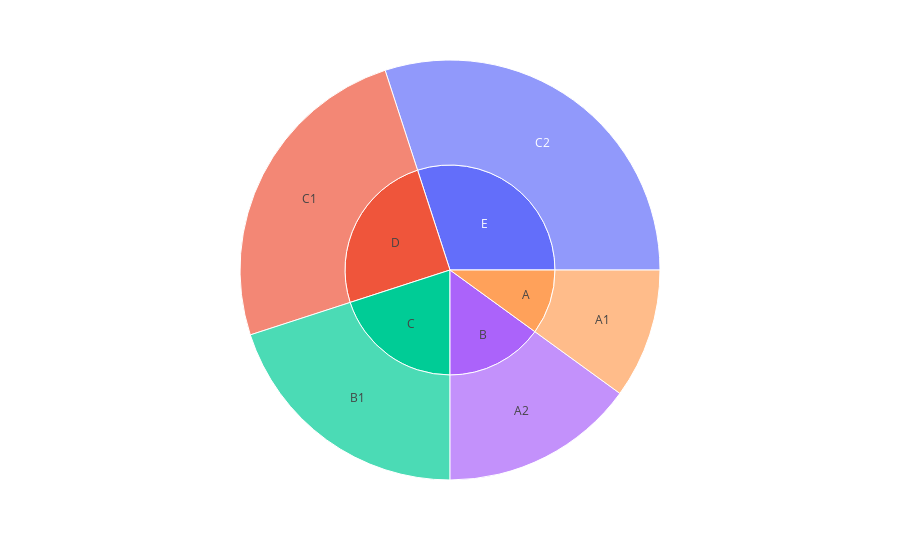

The notebook cell saved with this chart:
### Code cell
import plotly.express as px

# Example hierarchical data (replace with your PPMI dataset)
data = {
    'Category': ['A', 'B', 'C', 'D', 'E'],
    'Subcategory': ['A1', 'A2', 'B1', 'C1', 'C2'],
    'Value': [10, 15, 20, 25, 30]
}

df = pd.DataFrame(data)

# Create a sunburst plot
fig = px.sunburst(df, path=['Category', 'Subcategory'], values='Value')

# Show the plot
fig.show()

### Figure 1 — Plotly figure (JSON) as saved in the notebook; plotly's stock layout.template omitted (floating-point values rounded to 4 significant figures)
{"data": [{"branchvalues": "total", "domain": {"x": [0, 1], "y": [0, 1]}, "hovertemplate": "labels=%{label}<br>Value=%{value}<br>parent=%{parent}<br>id=%{id}<extra></extra>", "ids": ["A/A1", "B/A2", "C/B1", "D/C1", "E/C2", "A", "B", "C", "D", "E"], "labels": ["A1", "A2", "B1", "C1", "C2", "A", "B", "C", "D", "E"], "name": "", "parents": ["A", "B", "C", "D", "E", "", "", "", "", ""], "type": "sunburst", "values": [10, 15, 20, 25, 30, 10, 15, 20, 25, 30]}], "layout": {"legend": {"tracegroupgap": 0}, "margin": {"t": 60}}}
